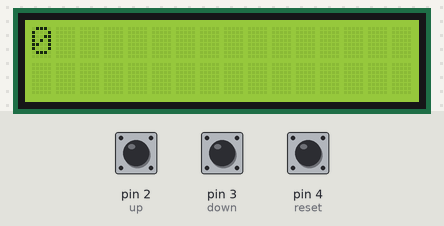
A sketch run on a simulated Arduino Uno, built with avr-gcc and run on an emulated ATmega328P. Parts: 16×2 character LCD. The inputs (shaded band) are chosen by the test bench; at power-on: pin 2 (up) HIGH, pin 3 (down) HIGH, pin 4 (reset) HIGH.

Above: at 1.2 s.
1.3 s: pin 2 (up) pulled LOW for 0.15 s
At 2.6 s:
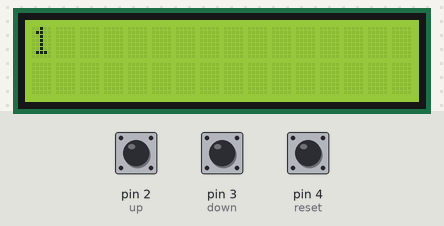
2.9 s: pin 2 (up) pulled LOW for 1 s
At 3.9 s:
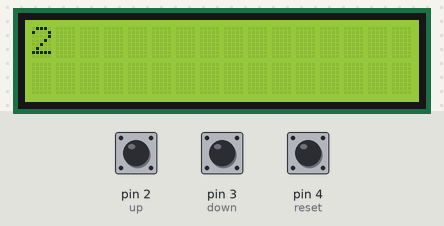
Timing chart, 0 to 5.9 s (numbered marks = the images above; inputs shaded):
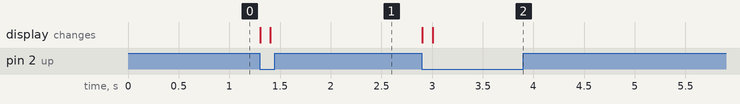

The sketch:

Counter_with_lcd.ino
```cpp
#include <LiquidCrystal_I2C.h>
LiquidCrystal_I2C lcd(0x27,16,2);
int up=2;
int down=3;
int reset=4;
int hold=0;
int counter=0;
void setup()
{
  pinMode(up, INPUT); digitalWrite(up,1);
  pinMode(down, INPUT); digitalWrite(down,1);
  pinMode(reset, INPUT); digitalWrite(reset,1);
  lcd.init();
  lcd.backlight();
}

void loop()
{
  pushButton();
  lcd.setCursor(0,0);
  lcd.print(counter);
}

void pushButton()
{
  if(digitalRead(up)==0)
  {
    if(hold==0)
    {
      lcd.clear();
      counter++;
      hold=1;
      delay(100);
    }
  }
  else if(digitalRead(down)==0)
  {
    if(hold==0)
    {
      lcd.clear();
      counter--;
      hold=1;
      delay(100);
    }
  }
  else if(digitalRead(reset)==0)
  {
    if(hold==0)
    {
      lcd.clear();
      counter=0;
    }
  }
  else
  {
    hold=0;
  }
}
```

Measured:
- after the input at 1.3 s, the display: first changes at once (image 1 shows a later state)
- after the input at 2.9 s, the display: first changes at once (image 2 shows a later state)
